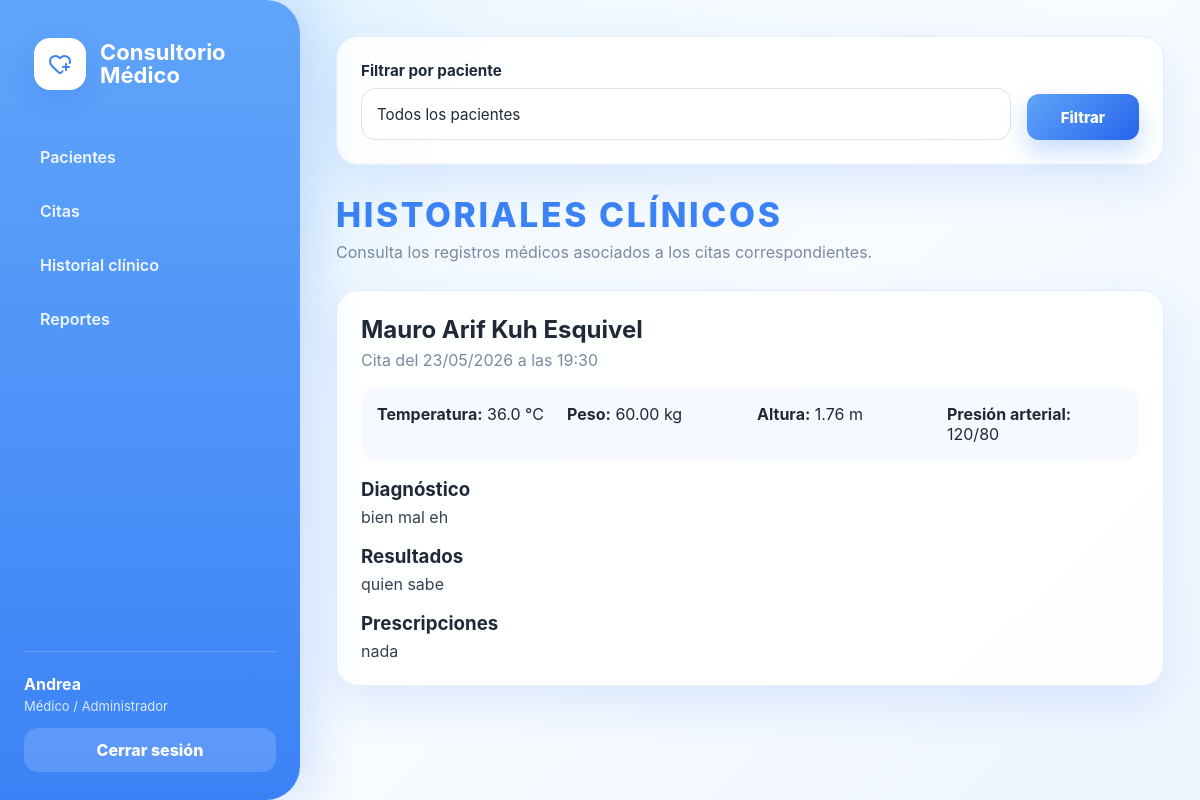
The app's page /historial/ (signed in), older data.
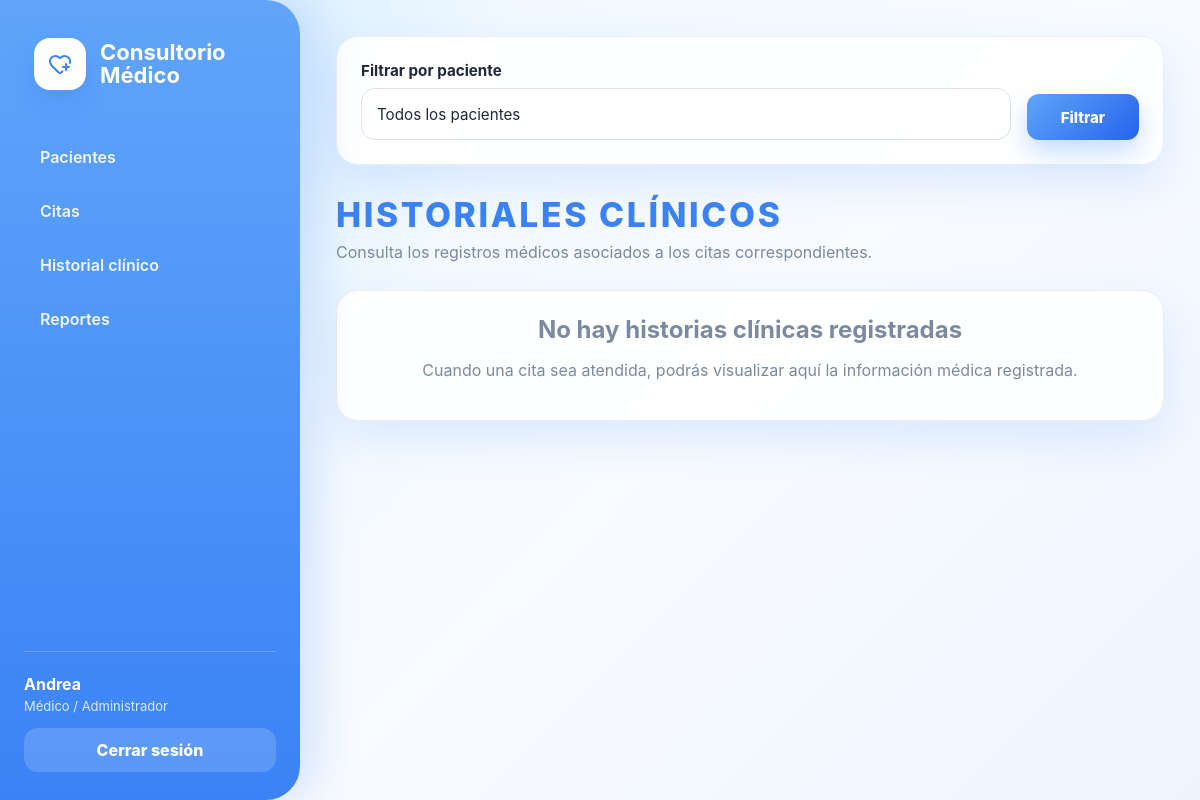
The same page, newer data.
### consultorio/models.py (models this page shows, shortened)
class Historial(models.Model):
    consulta = models.OneToOneField(Consulta, on_delete=models.CASCADE)
    diagnostico = models.TextField()
    resultados = models.TextField(blank=True)
    prescripciones = models.TextField(blank=True)

class Consulta(models.Model):
    cita = models.OneToOneField(Cita, on_delete=models.CASCADE)
    temperatura = models.DecimalField(max_digits=4, decimal_places=1)
    peso = models.DecimalField(max_digits=5, decimal_places=2)
    altura = models.DecimalField(max_digits=4, decimal_places=2)
    presion_arterial = models.CharField(max_length=20)
    fecha_registro = models.DateTimeField(auto_now_add=True)

class Cita(models.Model):
    ESTADOS = [
        ("programada", "Programada"),
        ("cancelada", "Cancelada"),
        ("atendida", "Atendida"),
    ]
    paciente = models.ForeignKey(Paciente, on_delete=models.CASCADE, related_name="citas")
    fecha = models.DateField()
    hora = models.TimeField()
    estado = models.CharField(
        max_length=20,
        choices=ESTADOS,
        default="programada"
    )
    class Meta:
        constraints = [
            models.UniqueConstraint(
                fields=["fecha", "hora"],
                condition=Q(estado="programada"),
                name="unique_cita_programada_por_fecha_hora",
            )
        ]
        ordering = ["fecha", "hora"]

class Paciente(models.Model):
    SEXO_CHOICES = [
    ("H", "Hombre"),
    ("M", "Mujer"),
    ]
    usuario = models.OneToOneField(Usuario, on_delete=models.CASCADE)
    nombre = models.CharField(max_length=120)
    direccion = models.CharField(max_length=200)
    correo = models.EmailField(unique=True)
    telefono = models.CharField(max_length=20)
    edad = models.PositiveIntegerField()
    sexo = models.CharField(max_length=1, choices=SEXO_CHOICES)

### consultorio/views.py (the view, shortened to what this page needs)
# urls.py: path("historial/", views.historial_view, name="historial"),
@login_required
def historial_view(request):
    paciente_id = request.GET.get("paciente")
    if es_medico(request.user):
        pacientes = Paciente.objects.all().order_by("nombre")
        historias = Historial.objects.select_related(
            "consulta",
            "consulta__cita",
            "consulta__cita__paciente",
        ).all().order_by("-consulta__fecha_registro")
        if paciente_id:
            historias = historias.filter(consulta__cita__paciente_id=paciente_id)
    return render(request, "VistaHistorial.html", {
        "historias": historias,
        "pacientes": pacientes,
        "paciente_id": paciente_id,
        "es_medico": es_medico(request.user),
    })

### consultorio/views.py (called while the page is built)
def es_medico(user):
    return user.is_staff or user.is_superuser or getattr(user, "rol", "") == "MEDICO"

### consultorio/templates/VistaHistorial.html (shortened to what this page needs)
{% extends 'Base.html' %}
{% block content %}
{% if es_medico %}
<section class="filter-card">
  <form method="get" class="filter-form">
    <div class="form-group">
      <label for="paciente">Filtrar por paciente</label>
      <select name="paciente" id="paciente" class="form-control">
        <option value="">Todos los pacientes</option>
      </select>
    </div>
    <button type="submit" class="btn primary">
      Filtrar
    </button>
  </form>
</section>
{% endif %}
<header class="page-header">
  <div>
    <h1>Historiales clínicos</h1>
    <p>
      Consulta los registros médicos asociados a los citas correspondientes.
    </p>
  </div>
</header>
<section class="records-list">
  {% for historia in historias %}
  <article class="record-card">
    <div class="record-header">
      <div>
        <h2>
          {{ historia.consulta.cita.paciente.nombre }}
        </h2>
        <p>
          Cita del
          {{ historia.consulta.cita.fecha|date:"d/m/Y" }}
          a las
          {{ historia.consulta.cita.hora|time:"H:i" }}
        </p>
      </div>
    </div>
    <div class="record-grid">
      <p>
        <strong>Temperatura:</strong>
        {{ historia.consulta.temperatura }} °C
      </p>
      <p>
        <strong>Peso:</strong>
        {{ historia.consulta.peso }} kg
      </p>
      <p>
        <strong>Altura:</strong>
        {{ historia.consulta.altura }} m
      </p>
      <p>
        <strong>Presión arterial:</strong>
        {{ historia.consulta.presion_arterial }}
      </p>
    </div>
    <div class="record-body">
      <h3>Diagnóstico</h3>
      <p>
        {{ historia.diagnostico }}
      </p>
      <h3>Resultados</h3>
      <p>
        {{ historia.resultados|default:"Sin resultados registrados." }}
      </p>
      <h3>Prescripciones</h3>
      <p>
        {{ historia.prescripciones|default:"Sin prescripciones registradas." }}
      </p>
    </div>
  </article>
  {% empty %}
  <section class="content-card empty-state">
    <h2>
      No hay historias clínicas registradas
    </h2>
    <p>
      Cuando una cita sea atendida, podrás visualizar aquí la información médica registrada.
    </p>
  </section>
  {% endfor %}
</section>
{% endblock %}

Row changes from the older to the newer data that the page shows:
removed Historial: consulta.cita.paciente.nombre "Mauro Arif Kuh Esquivel", consulta.cita.fecha "23/05/2026", consulta.cita.hora "19:30", consulta.temperatura "36.0", consulta.peso "60.00", consulta.altura "1.76", consulta.presion_arterial "120/80", diagnostico "bien mal eh", resultados "quien sabe", prescripciones "nada"
Text that changed along with them:
text now shown: "No hay historias clínicas registradas Cuando una cita sea atendida, podrás visualizar aquí la información médica registrada."
